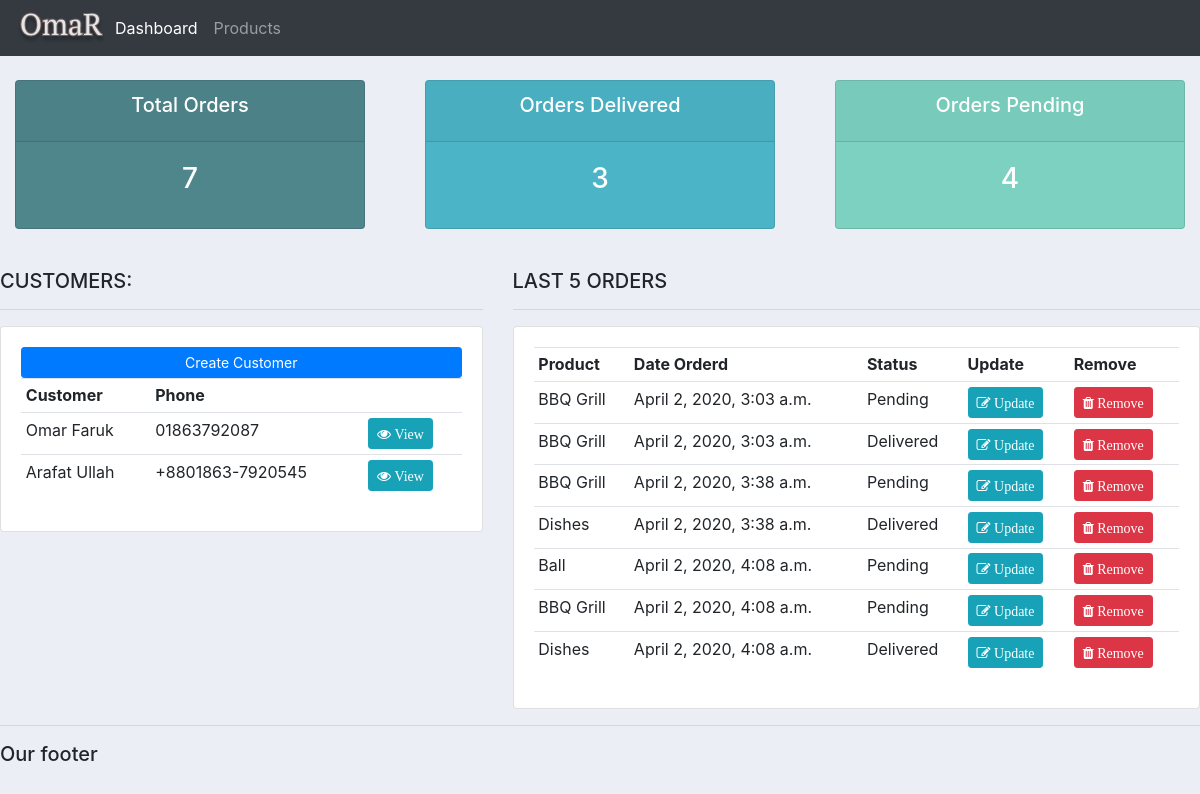
The page / on the database its author committed.
### accounts/models.py (models this page shows, shortened)
class Customer(models.Model):
    name = models.CharField(max_length=200, null=True)
    phone = models.CharField(max_length=200, null=True)
    email = models.CharField(max_length=200, null=True)
    date_created = models.DateTimeField(auto_now_add=True, null=True)

class Order(models.Model):
    STATUS = (
        ('Pending', 'Pending'),
        ('Out for delivery', 'Out for delivery'),
        ('Delivered', 'Delivered'),
    )
    customer = models.ForeignKey(Customer, null=True, on_delete=models.SET_NULL) # one to many relationships
    product = models.ForeignKey(Product, null=True, on_delete=models.SET_NULL) # one to many relationships
    date_created = models.DateTimeField(auto_now_add=True, null=True)
    status = models.CharField(max_length=200, null=True, choices=STATUS)
    note = models.CharField(max_length=1000, null=True) # for custom Search

class Product(models.Model):
    CATEGORY = (
        ('Indoor', 'Indoor'),
        ('Out Door', 'Out Door'),
    )
    name = models.CharField(max_length=200, null=True)
    price = models.FloatField(null=True)
    category = models.CharField(max_length=200, null=True, choices=CATEGORY)
    description = models.CharField(max_length=200, null=True, blank=True)
    date_created = models.DateTimeField(auto_now_add=True, null=True)
    tags = models.ManyToManyField(Tag) # Many to Many relationships
    def __str__(self):
        return self.name

### accounts/views.py (the view)
# urls.py: path('', views.home, name='home'),
def home(request):
    orders = Order.objects.all()
    customers = Customer.objects.all()
    total_customers = customers.count()
    total_orders = orders.count()
    delivered = orders.filter(status='Delivered').count()
    pending = orders.filter(status='Pending').count()
    context = {
        'orders':orders,
        'customers':customers,
        'total_customers':total_customers,
        'total_orders':total_orders,
        'delivered':delivered,
        'pending':pending
    }
    return render(request, 'accounts/dashboard.html', context)

### accounts/templates/accounts/dashboard.html
{% extends 'accounts/main.html' %}
{% block content %}
{% include 'accounts/status.html' %}
<br>
<div class="row">
	<div class="col-md-5">
		<h5>CUSTOMERS:</h5>
		<hr>
		<div class="card card-body">
			<a class="btn btn-primary  btn-sm btn-block" href="">Create Customer</a>
			<table class="table table-sm">
				<tr>
					<th>Customer</th>
					<th>Phone</th>
					<th></th>
				</tr>
				{% for customer in customers %}
					<tr>
						<td>{{ customer.name }}</td>
						<td>{{ customer.phone }}</td>
						<td><a class="btn btn-sm btn-info" href="{% url 'customer' customer.id %}"><i class="fa fa-eye"> View</i></a></td>
					</tr>
				{% endfor %}
			</table>
		</div>
	</div>
	<div class="col-md-7">
		<h5>LAST 5 ORDERS</h5>
		<hr>
		<div class="card card-body">
			<table class="table table-sm">
				<tr>
					<th>Product</th>
					<th>Date Orderd</th>
					<th>Status</th>
					<th>Update</th>
					<th>Remove</th>
				</tr>
				{% for order in orders %}
					<tr>
						<td>{{ order.product }}</td>
						<td>{{ order.date_created }}</td>
						<td>{{ order.status }}</td>
						<td><a class="btn btn-sm btn-info" href="{% url 'updateOrder' order.id %}"><i class="fa fa-edit"> Update</i></a></td>
						<td><a class="btn btn-sm btn-danger" href="{% url 'delete_order' order.id %}"><i class="fa fa-trash"> Remove</i></a></td>
					</tr>
				{% endfor %}
			</table>
		</div>
	</div>
</div>
{% endblock %}

### static/css/main.css (style rules this page uses)
body { background-color: #ebeff5; }

### rows shown on the page
Customer: name "Omar Faruk", phone "01863792087"
Customer: name "Arafat Ullah", phone "+8801863-7920545"
Order: product "BBQ Grill", date_created "April 2, 2020, 3:03 a.m.", status "Pending"
Order: product "BBQ Grill", date_created "April 2, 2020, 3:03 a.m.", status "Delivered"
Order: product "BBQ Grill", date_created "April 2, 2020, 3:38 a.m.", status "Pending"
Order: product "Dishes", date_created "April 2, 2020, 3:38 a.m.", status "Delivered"
Order: product "Ball", date_created "April 2, 2020, 4:08 a.m.", status "Pending"
Order: product "BBQ Grill", date_created "April 2, 2020, 4:08 a.m.", status "Pending"
Order: product "Dishes", date_created "April 2, 2020, 4:08 a.m.", status "Delivered"

### other values the page prints
{{ total_orders }} "7"
{{ delivered }} "3"
{{ pending }} "4"
